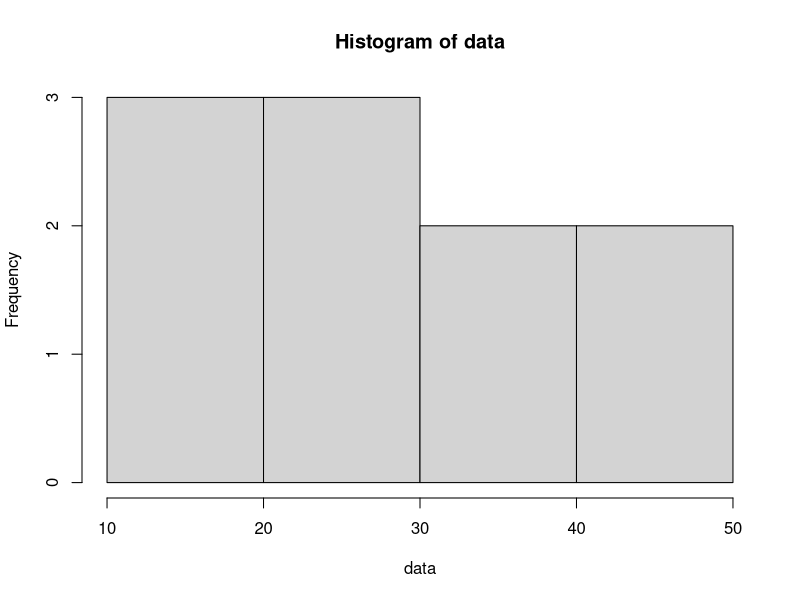
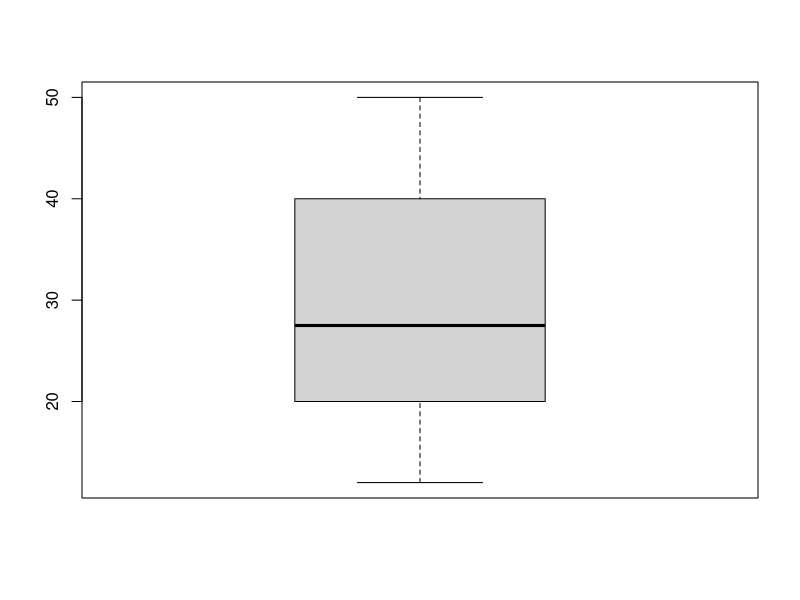

The R script that drew these images, in order:
# Create dataset
data <- c(12, 15, 20, 22, 25, 30, 35, 40, 45, 50)

# Summary statistics
mean(data)
median(data)
sd(data)
var(data)
summary(data)

# Minimum and Maximum
min(data)
max(data)

# Range
range(data)

# Quantiles
quantile(data)

# Histogram
hist(data)

# Boxplot
boxplot(data)

# Frequency table
table(data)
